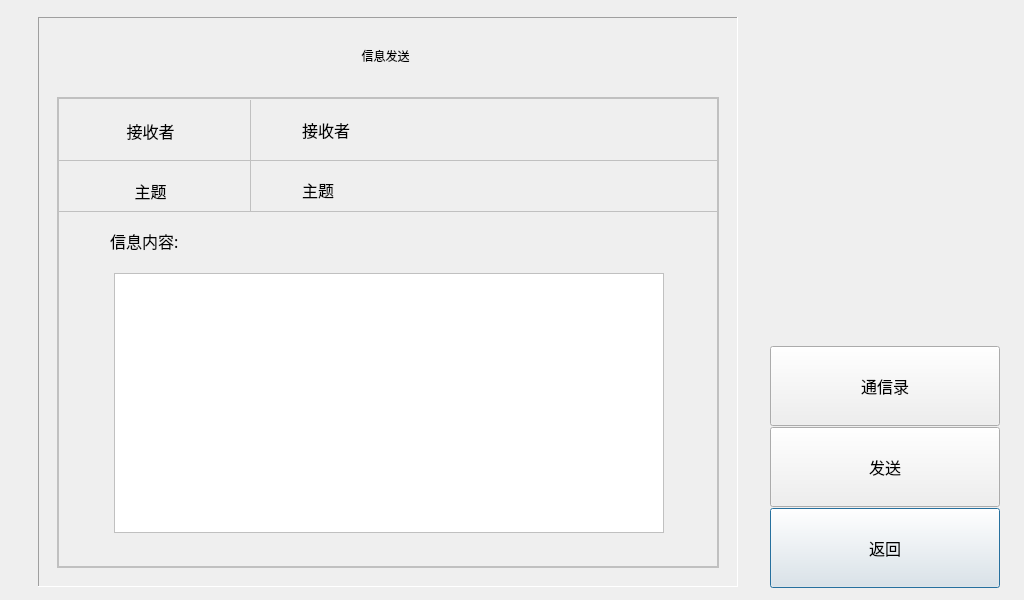
<?xml version="1.0" encoding="UTF-8"?>
<ui version="4.0">
 <class>InfoWriteDialog</class>
 <widget class="QDialog" name="InfoWriteDialog">
  <property name="geometry">
   <rect>
    <x>0</x>
    <y>0</y>
    <width>1024</width>
    <height>600</height>
   </rect>
  </property>
  <property name="windowTitle">
   <string>Dialog</string>
  </property>
  <widget class="CommonPushButton" name="pushButtonInfoWriteReturn">
   <property name="geometry">
    <rect>
     <x>770</x>
     <y>508</y>
     <width>230</width>
     <height>80</height>
    </rect>
   </property>
   <property name="font">
    <font>
     <family>AlArabiya</family>
     <pointsize>12</pointsize>
    </font>
   </property>
   <property name="text">
    <string>返回</string>
   </property>
  </widget>
  <widget class="QLabel" name="labelInfoTitle">
   <property name="geometry">
    <rect>
     <x>100</x>
     <y>170</y>
     <width>101</width>
     <height>41</height>
    </rect>
   </property>
   <property name="font">
    <font>
     <family>AlArabiya</family>
     <pointsize>12</pointsize>
    </font>
   </property>
   <property name="styleSheet">
    <string notr="true">border: 0px;</string>
   </property>
   <property name="text">
    <string>主题</string>
   </property>
   <property name="alignment">
    <set>Qt::AlignCenter</set>
   </property>
  </widget>
  <widget class="CommonPushButton" name="pushButtonInfoWriteSend">
   <property name="geometry">
    <rect>
     <x>770</x>
     <y>427</y>
     <width>230</width>
     <height>80</height>
    </rect>
   </property>
   <property name="font">
    <font>
     <family>AlArabiya</family>
     <pointsize>12</pointsize>
    </font>
   </property>
   <property name="text">
    <string>发送</string>
   </property>
  </widget>
  <widget class="MyLineEdit" name="lineEditReceiverName">
   <property name="geometry">
    <rect>
     <x>300</x>
     <y>110</y>
     <width>215</width>
     <height>41</height>
    </rect>
   </property>
   <property name="font">
    <font>
     <family>AlArabiya</family>
     <pointsize>12</pointsize>
    </font>
   </property>
   <property name="focusPolicy">
    <enum>Qt::NoFocus</enum>
   </property>
   <property name="styleSheet">
    <string notr="true">border: 0px;
background-color: transparent;
</string>
   </property>
   <property name="text">
    <string>接收者</string>
   </property>
   <property name="alignment">
    <set>Qt::AlignLeading|Qt::AlignLeft|Qt::AlignVCenter</set>
   </property>
   <property name="readOnly">
    <bool>false</bool>
   </property>
  </widget>
  <widget class="MyLineEdit" name="lineEditInfoTitle">
   <property name="geometry">
    <rect>
     <x>300</x>
     <y>170</y>
     <width>351</width>
     <height>41</height>
    </rect>
   </property>
   <property name="font">
    <font>
     <family>AlArabiya</family>
     <pointsize>12</pointsize>
    </font>
   </property>
   <property name="focusPolicy">
    <enum>Qt::NoFocus</enum>
   </property>
   <property name="styleSheet">
    <string notr="true">border: 0px;
background-color: transparent;</string>
   </property>
   <property name="text">
    <string>主题</string>
   </property>
   <property name="alignment">
    <set>Qt::AlignLeading|Qt::AlignLeft|Qt::AlignVCenter</set>
   </property>
   <property name="readOnly">
    <bool>false</bool>
   </property>
  </widget>
  <widget class="QFrame" name="framePanel">
   <property name="geometry">
    <rect>
     <x>38</x>
     <y>17</y>
     <width>700</width>
     <height>570</height>
    </rect>
   </property>
   <property name="frameShape">
    <enum>QFrame::Panel</enum>
   </property>
   <property name="frameShadow">
    <enum>QFrame::Sunken</enum>
   </property>
  </widget>
  <widget class="QFrame" name="frameInfoBox">
   <property name="geometry">
    <rect>
     <x>57</x>
     <y>97</y>
     <width>662</width>
     <height>471</height>
    </rect>
   </property>
   <property name="styleSheet">
    <string notr="true">background-color: transparent;
border: 2px solid #C0C0C0;</string>
   </property>
   <property name="frameShape">
    <enum>QFrame::StyledPanel</enum>
   </property>
   <property name="frameShadow">
    <enum>QFrame::Raised</enum>
   </property>
  </widget>
  <widget class="QLabel" name="labelInfoReceiver">
   <property name="geometry">
    <rect>
     <x>100</x>
     <y>110</y>
     <width>101</width>
     <height>41</height>
    </rect>
   </property>
   <property name="font">
    <font>
     <family>AlArabiya</family>
     <pointsize>12</pointsize>
    </font>
   </property>
   <property name="styleSheet">
    <string notr="true">border: 0px;</string>
   </property>
   <property name="frameShape">
    <enum>QFrame::NoFrame</enum>
   </property>
   <property name="frameShadow">
    <enum>QFrame::Sunken</enum>
   </property>
   <property name="text">
    <string>接收者</string>
   </property>
   <property name="alignment">
    <set>Qt::AlignCenter</set>
   </property>
  </widget>
  <widget class="Line" name="line_2">
   <property name="geometry">
    <rect>
     <x>57</x>
     <y>150</y>
     <width>662</width>
     <height>20</height>
    </rect>
   </property>
   <property name="styleSheet">
    <string notr="true">color: #C0C0C0;</string>
   </property>
   <property name="frameShadow">
    <enum>QFrame::Plain</enum>
   </property>
   <property name="orientation">
    <enum>Qt::Horizontal</enum>
   </property>
  </widget>
  <widget class="Line" name="line_3">
   <property name="geometry">
    <rect>
     <x>57</x>
     <y>203</y>
     <width>662</width>
     <height>16</height>
    </rect>
   </property>
   <property name="styleSheet">
    <string notr="true">color: #C0C0C0;</string>
   </property>
   <property name="frameShadow">
    <enum>QFrame::Plain</enum>
   </property>
   <property name="orientation">
    <enum>Qt::Horizontal</enum>
   </property>
  </widget>
  <widget class="Line" name="line">
   <property name="geometry">
    <rect>
     <x>240</x>
     <y>100</y>
     <width>20</width>
     <height>111</height>
    </rect>
   </property>
   <property name="styleSheet">
    <string notr="true">color: #C0C0C0;</string>
   </property>
   <property name="frameShadow">
    <enum>QFrame::Plain</enum>
   </property>
   <property name="orientation">
    <enum>Qt::Vertical</enum>
   </property>
  </widget>
  <widget class="QLabel" name="labelInfoBody">
   <property name="geometry">
    <rect>
     <x>110</x>
     <y>220</y>
     <width>311</width>
     <height>41</height>
    </rect>
   </property>
   <property name="font">
    <font>
     <family>AlArabiya</family>
     <pointsize>12</pointsize>
    </font>
   </property>
   <property name="styleSheet">
    <string notr="true">border: 0px;</string>
   </property>
   <property name="frameShape">
    <enum>QFrame::NoFrame</enum>
   </property>
   <property name="frameShadow">
    <enum>QFrame::Sunken</enum>
   </property>
   <property name="text">
    <string>信息内容:</string>
   </property>
   <property name="alignment">
    <set>Qt::AlignLeading|Qt::AlignLeft|Qt::AlignVCenter</set>
   </property>
  </widget>
  <widget class="MyTextEdit" name="textEditInfoBody">
   <property name="geometry">
    <rect>
     <x>114</x>
     <y>273</y>
     <width>550</width>
     <height>260</height>
    </rect>
   </property>
   <property name="font">
    <font>
     <family>AlArabiya</family>
     <pointsize>12</pointsize>
    </font>
   </property>
   <property name="focusPolicy">
    <enum>Qt::NoFocus</enum>
   </property>
   <property name="styleSheet">
    <string notr="true">border: 1px solid #C0C0C0;</string>
   </property>
   <property name="readOnly">
    <bool>false</bool>
   </property>
  </widget>
  <widget class="QLabel" name="label_title">
   <property name="geometry">
    <rect>
     <x>130</x>
     <y>30</y>
     <width>511</width>
     <height>51</height>
    </rect>
   </property>
   <property name="font">
    <font>
     <family>,white</family>
     <weight>50</weight>
     <italic>false</italic>
     <bold>false</bold>
    </font>
   </property>
   <property name="text">
    <string>信息发送</string>
   </property>
   <property name="alignment">
    <set>Qt::AlignCenter</set>
   </property>
  </widget>
  <widget class="CommonPushButton" name="pushButtonInfoWriteAddress">
   <property name="geometry">
    <rect>
     <x>770</x>
     <y>346</y>
     <width>230</width>
     <height>80</height>
    </rect>
   </property>
   <property name="minimumSize">
    <size>
     <width>0</width>
     <height>0</height>
    </size>
   </property>
   <property name="maximumSize">
    <size>
     <width>16777215</width>
     <height>16777215</height>
    </size>
   </property>
   <property name="font">
    <font>
     <family>AlArabiya</family>
     <pointsize>12</pointsize>
    </font>
   </property>
   <property name="text">
    <string>通信录</string>
   </property>
  </widget>
  <zorder>framePanel</zorder>
  <zorder>frameInfoBox</zorder>
  <zorder>pushButtonInfoWriteReturn</zorder>
  <zorder>labelInfoTitle</zorder>
  <zorder>pushButtonInfoWriteSend</zorder>
  <zorder>lineEditReceiverName</zorder>
  <zorder>lineEditInfoTitle</zorder>
  <zorder>labelInfoReceiver</zorder>
  <zorder>line_2</zorder>
  <zorder>line_3</zorder>
  <zorder>line</zorder>
  <zorder>labelInfoBody</zorder>
  <zorder>textEditInfoBody</zorder>
  <zorder>label_title</zorder>
  <zorder>pushButtonInfoWriteAddress</zorder>
 </widget>
 <customwidgets>
  <customwidget>
   <class>CommonPushButton</class>
   <extends>QPushButton</extends>
   <header>commonpushbutton.h</header>
  </customwidget>
  <customwidget>
   <class>MyLineEdit</class>
   <extends>QLineEdit</extends>
   <header>mylineedit.h</header>
  </customwidget>
  <customwidget>
   <class>MyTextEdit</class>
   <extends>QTextEdit</extends>
   <header>mytextedit.h</header>
  </customwidget>
 </customwidgets>
 <tabstops>
  <tabstop>lineEditReceiverName</tabstop>
  <tabstop>lineEditInfoTitle</tabstop>
  <tabstop>pushButtonInfoWriteSend</tabstop>
  <tabstop>pushButtonInfoWriteReturn</tabstop>
 </tabstops>
 <resources/>
 <connections/>
</ui>
